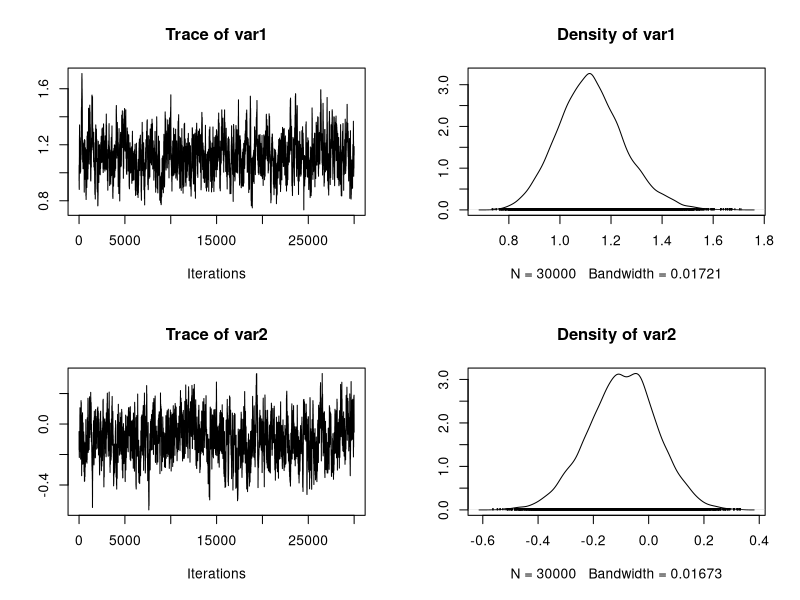
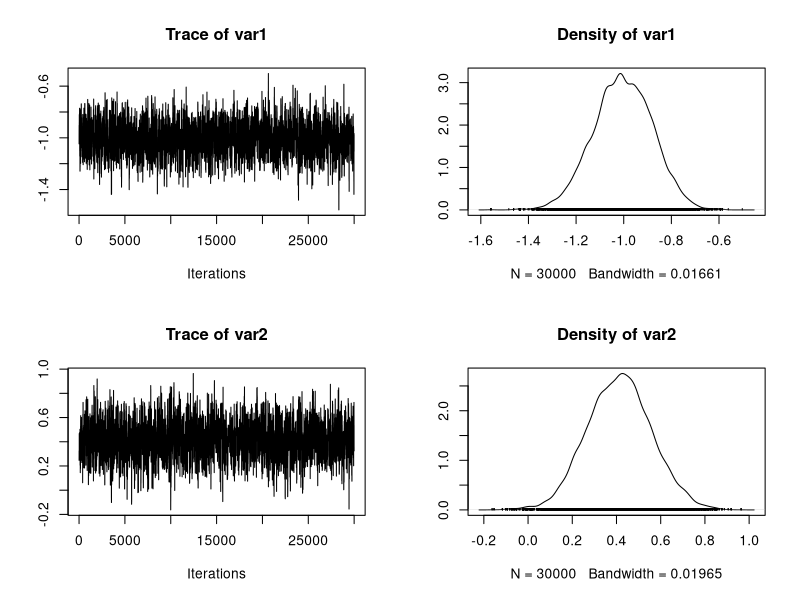
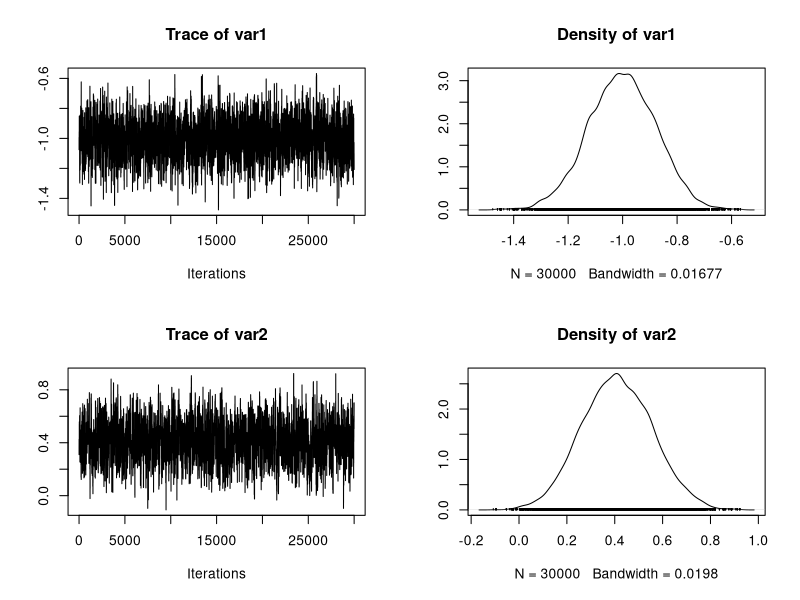
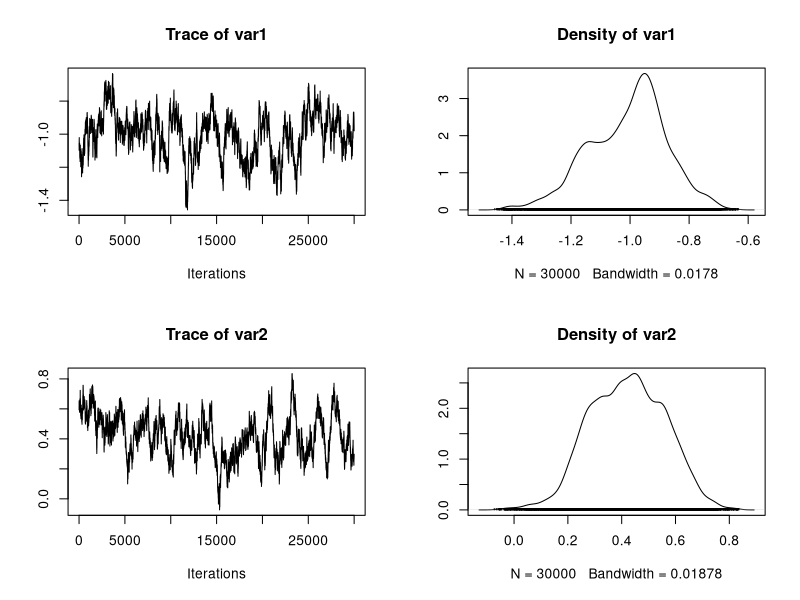
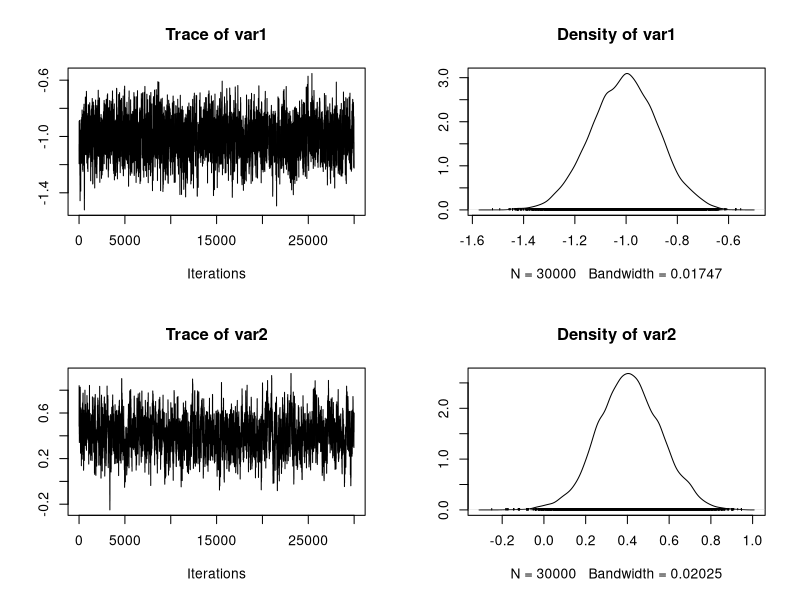

These charts were generated, in order, by the following R code:
## ---- chunk 1
Pima <- rbind(MASS::Pima.tr, MASS::Pima.te)
## ---- chunk 2
y <- as.numeric(Pima$type == "Yes") # Binary outcome
X <- model.matrix(type ~ . - 1, data = Pima) # Design matrix
X <- cbind(1, scale(X)) # Standardize the design matrix, add the intercept
## ---- chunk 3
# Probit model
fit_probit <- glm(type ~ X - 1, family = binomial(link = "probit"), data = Pima)
# Logit model
fit_logit <- glm(type ~ X - 1, family = binomial(link = "logit"), data = Pima)
## ---- chunk 4
# Loglikelihood of a logistic regression model
loglik <- function(beta, y, X) {
  eta <- c(X %*% beta)
  sum(y * eta - log(1 + exp(eta)))
}

# Logposterior
logpost <- function(beta, y, X) {
  loglik(beta, y, X) + sum(dnorm(beta, 0, 10, log = T))
}
## ---- chunk 5
# R represents the number of samples
# burn_in is the number of discarded samples
# S is the covariance matrix of the multivariate Gaussian proposal
RMH <- function(R, burn_in, y, X, S) {
  p <- ncol(X)
  out <- matrix(0, R, p) # Initialize an empty matrix to store the values
  beta <- rep(0, p) # Initial values
  logp <- logpost(beta, y, X)

  # Eigen-decomposition
  eig <- eigen(S, symmetric = TRUE)
  A1 <- t(eig$vectors) * sqrt(eig$values)

  # Starting the Gibbs sampling
  for (r in 1:(burn_in + R)) {
    beta_new <- beta + c(matrix(rnorm(p), 1, p) %*% A1)
    logp_new <- logpost(beta_new, y, X)
    alpha <- min(1, exp(logp_new - logp))
    if (runif(1) < alpha) {
      logp <- logp_new
      beta <- beta_new # Accept the value
    }
    # Store the values after the burn-in period
    if (r > burn_in) {
      out[r - burn_in, ] <- beta
    }
  }
  out
}
## ---- chunk 6
library(coda)
R <- 30000 # Number of retained samples
burn_in <- 30000 # Burn-in period

# Summary table
summary_tab <- matrix(0, nrow = 5, ncol = 4)
colnames(summary_tab) <- c("Seconds", "Average ESS", "Average ESS per sec", "Average acceptance rate")
rownames(summary_tab) <- c("Vanilla MH", "Laplace MH", "Adaptive MH", "Metropolis within Gibbs", "Adaptive Metropolis within Gibbs")
## ---- chunk 7
set.seed(123)

# Covariance matrix of the proposal
S <- diag(1e-3, ncol(X))

# Running the MCMC
start.time <- Sys.time()
fit_MCMC <- as.mcmc(RMH(R, burn_in, y, X, S)) # Convert the matrix into a "coda" object
end.time <- Sys.time()
time_in_sec <- as.numeric(end.time - start.time)

# Diagnostic
summary(effectiveSize(fit_MCMC)) # Effective sample size
summary(R / effectiveSize(fit_MCMC)) # Integrated autocorrelation time
summary(1 - rejectionRate(fit_MCMC)) # Acceptance rate

# Summary statistics
summary_tab[1, ] <- c(
  time_in_sec, mean(effectiveSize(fit_MCMC)),
  mean(effectiveSize(fit_MCMC)) / time_in_sec,
  1 - mean(rejectionRate(fit_MCMC))
)

# Traceplot of a couple of parameters
plot(fit_MCMC[, 3:4])
## ---- chunk 8
set.seed(123)

# Running the MCMC
start.time <- Sys.time()

# Covariance matrix is selected via Laplace approximation
fit_logit <- glm(type ~ X - 1, family = binomial(link = "logit"), data = Pima)
p <- ncol(X)
S <- 2.38^2 * vcov(fit_logit) / p
# MCMC
fit_MCMC <- as.mcmc(RMH(R, burn_in, y, X, S)) # Convert the matrix into a "coda" object
end.time <- Sys.time()

time_in_sec <- as.numeric(end.time - start.time)

# Diagnostic
summary(effectiveSize(fit_MCMC)) # Effective sample size
summary(R / effectiveSize(fit_MCMC)) # Integrated autocorrelation time
summary(1 - rejectionRate(fit_MCMC)) # Acceptance rate

# Summary statistics
summary_tab[2, ] <- c(
  time_in_sec, mean(effectiveSize(fit_MCMC)),
  mean(effectiveSize(fit_MCMC)) / time_in_sec,
  1 - mean(rejectionRate(fit_MCMC))
)

# Traceplot of the intercept
plot(fit_MCMC[, 1:2])
## ---- chunk 9
# R represents the number of samples
# burn_in is the number of discarded samples
# S is the covariance matrix of the multivariate Gaussian proposal
RMH_Adaptive <- function(R, burn_in, y, X) {
  p <- ncol(X)
  out <- matrix(0, R, p) # Initialize an empty matrix to store the values
  beta <- rep(0, p) # Initial values
  logp <- logpost(beta, y, X)
  epsilon <- 1e-6 # Inital value for the covariance matrix

  # Initial matrix S
  S <- diag(epsilon, p)
  Sigma_r <- diag(0, p)
  mu_r <- beta

  for (r in 1:(burn_in + R)) {

    # Updating the covariance matrix
    if(r > 1){
      Sigma_r <- (r - 2) / (r - 1) * Sigma_r + tcrossprod(beta - mu_r) / r
      mu_r <- (r - 1) / r * mu_r + beta / r
      S <- 2.38^2 * Sigma_r / p + diag(epsilon, p)
    }

    # Eigen-decomposition
    eig <- eigen(S, symmetric = TRUE)
    A1 <- t(eig$vectors) * sqrt(eig$values)

    beta_new <- beta + c(matrix(rnorm(p), 1, p) %*% A1)
    logp_new <- logpost(beta_new, y, X)
    alpha <- min(1, exp(logp_new - logp))
    if (runif(1) < alpha) {
      logp <- logp_new
      beta <- beta_new # Accept the value
    }

    # Store the values after the burn-in period
    if (r > burn_in) {
      out[r - burn_in, ] <- beta
    }
  }
  out
}
## ---- chunk 10
set.seed(123)

# Running the MCMC
start.time <- Sys.time()
fit_MCMC <- as.mcmc(RMH_Adaptive(R = R, burn_in = burn_in, y, X))
end.time <- Sys.time()

time_in_sec <- as.numeric(end.time - start.time)

# Diagnostic
summary(effectiveSize(fit_MCMC)) # Effective sample size
summary(R / effectiveSize(fit_MCMC)) # Integrated autocorrelation time
summary(1 - rejectionRate(fit_MCMC)) # Acceptance rate

# Summary statistics
summary_tab[3, ] <- c(
  time_in_sec, mean(effectiveSize(fit_MCMC)),
  mean(effectiveSize(fit_MCMC)) / time_in_sec,
  1 - mean(rejectionRate(fit_MCMC))
)

# Traceplot of the intercept
plot(fit_MCMC[, 1:2])
## ---- chunk 11
RMH_Gibbs <- function(R, burn_in, y, X, se) {
  p <- ncol(X)
  out <- matrix(0, R, p) # Initialize an empty matrix to store the values
  beta <- beta_new <- rep(0, p) # Initial values
  logp <- logpost(beta, y, X)

  for (r in 1:(burn_in + R)) {
    for (j in 1:p) {
      beta_new[j] <- beta[j] + rnorm(1, 0, se[j])
      logp_new <- logpost(beta_new, y, X)
      alpha <- min(1, exp(logp_new - logp))
      if (runif(1) < alpha) {
        logp <- logp_new
        beta[j] <- beta_new[j] # Accept the value
      }
    }

    # Store the values after the burn-in period
    if (r > burn_in) {
      out[r - burn_in, ] <- beta
    }
  }
  out
}
## ---- chunk 12
p <- ncol(X)
se <- sqrt(rep(1e-4, p))

set.seed(123)
# Running the MCMC
start.time <- Sys.time()
fit_MCMC <- as.mcmc(RMH_Gibbs(R = R, burn_in = burn_in, y, X, se)) # Convert the matrix into a "coda" object
end.time <- Sys.time()

time_in_sec <- as.numeric(end.time - start.time)

# Diagnostic
summary(effectiveSize(fit_MCMC)) # Effective sample size
summary(R / effectiveSize(fit_MCMC)) # Integrated autocorrelation time
summary(1 - rejectionRate(fit_MCMC)) # Acceptance rate

# Summary statistics
summary_tab[4, ] <- c(
  time_in_sec, mean(effectiveSize(fit_MCMC)),
  mean(effectiveSize(fit_MCMC)) / time_in_sec,
  1 - mean(rejectionRate(fit_MCMC))
)

# Traceplot of the intercept
plot(fit_MCMC[, 1:2])
## ---- chunk 13
RMH_Gibbs_Adaptive <- function(R, burn_in, y, X, target = 0.44) {
  
  p <- ncol(X)
  out <- matrix(0, R, p) # Initialize an empty matrix to store the values
  beta <- beta_new <- rep(0, p) # Initial values
  logp <- logpost(beta, y, X)

  epsilon <- rep(0, p) # Initial value
  accepted <- numeric(p) # Vector of accepted values
  batch <- 1

  for (r in 1:(burn_in + R)) {

    # Do we need to update the parameters?
    if (batch == 50) {
      for (j in 1:p) {
        # Adapting the standard errors
        if ((accepted[j] / 50) > target) {
          epsilon[j] <- epsilon[j] + min(0.01, sqrt(1 / r))
        } else {
          epsilon[j] <- epsilon[j] - min(0.01, sqrt(1 / r))
        }
      }
      # Restart the cycle - Erase everything
      accepted <- numeric(p) # Vector of accepted values
      batch <- 0
    }

    # Increment the batch
    batch <- batch + 1

    for (j in 1:p) {
      beta_new[j] <- beta[j] + rnorm(1, 0, exp(epsilon[j]))
      logp_new <- logpost(beta_new, y, X)
      alpha <- min(1, exp(logp_new - logp))
      if (runif(1) < alpha) {
        logp <- logp_new
        beta[j] <- beta_new[j] # Accept the value
        accepted[j] <- accepted[j] + 1
      }
    }

    # Store the values after the burn-in period
    if (r > burn_in) {
      out[r - burn_in, ] <- beta
    }
  }
  out
}
## ---- chunk 14
set.seed(123)
# Running the MCMC
start.time <- Sys.time()
fit_MCMC <- as.mcmc(RMH_Gibbs_Adaptive(R = R, burn_in = burn_in, y, X)) # Convert the matrix into a "coda" object
end.time <- Sys.time()

# Diagnostic
summary(effectiveSize(fit_MCMC)) # Effective sample size
summary(R / effectiveSize(fit_MCMC)) # Integrated autocorrelation time
summary(1 - rejectionRate(fit_MCMC)) # Acceptance rate

# Summary statistics
summary_tab[5, ] <- c(
  time_in_sec, mean(effectiveSize(fit_MCMC)),
  mean(effectiveSize(fit_MCMC)) / time_in_sec,
  1 - mean(rejectionRate(fit_MCMC))
)

# Traceplot of the intercept
plot(fit_MCMC[, 1:2])
## ---- chunk 15
knitr::kable(summary_tab, digits=2)
